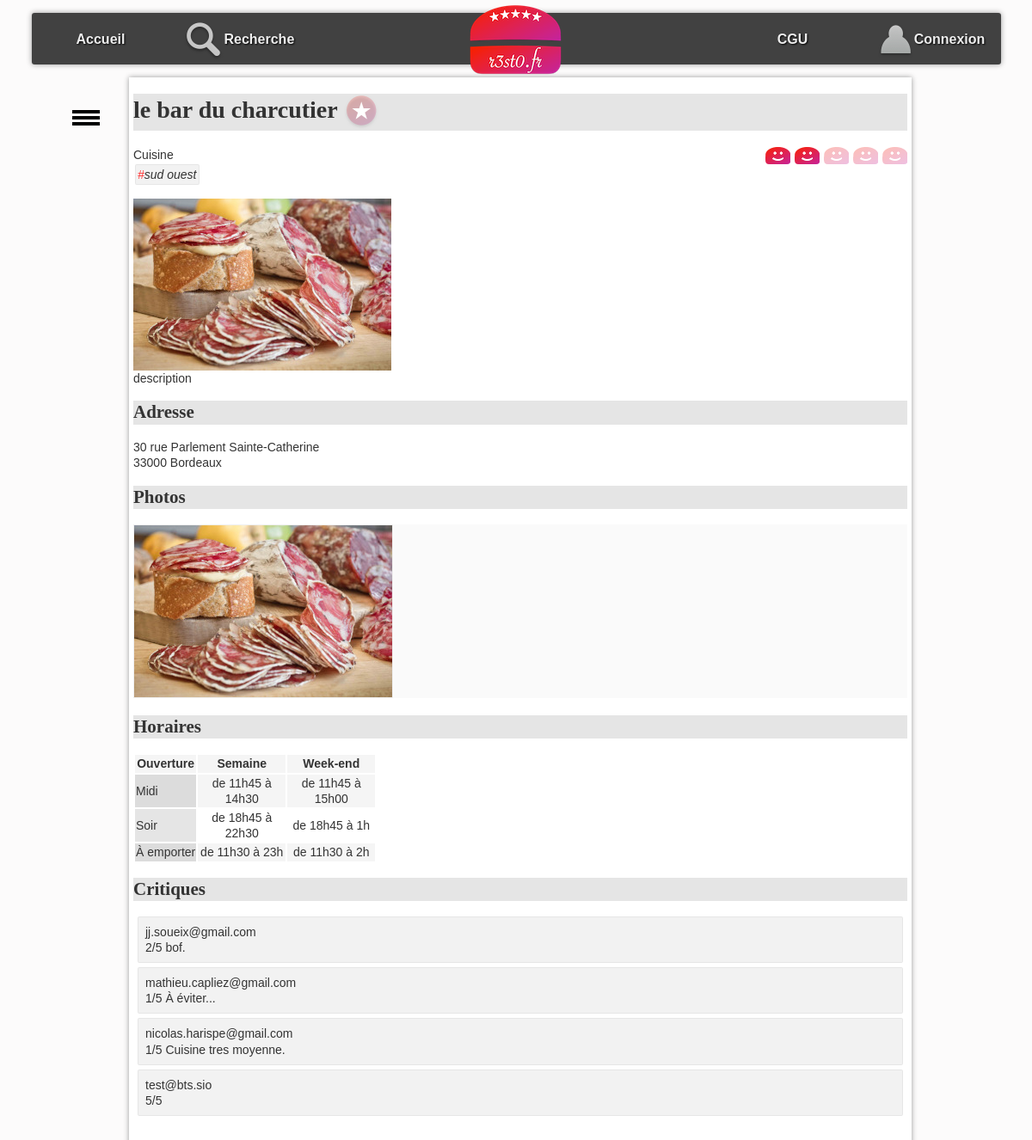
The app's page /?action=detail&idR=2 with its own data.
### tables this page shows
CREATE TABLE `resto` (
  `idR` bigint(20) NOT NULL,
  `nomR` varchar(255) DEFAULT NULL,
  `numAdrR` varchar(20) DEFAULT NULL,
  `voieAdrR` varchar(255) DEFAULT NULL,
  `cpR` char(5) DEFAULT NULL,
  `villeR` varchar(255) DEFAULT NULL,
  `latitudeDegR` float DEFAULT NULL,
  `longitudeDegR` float DEFAULT NULL,
  `descR` text,
  `horairesR` text
);

CREATE TABLE `typeCuisine` (
  `idTC` bigint(20) NOT NULL,
  `libelleTC` varchar(255) DEFAULT NULL
);

CREATE TABLE `photo` (
  `idP` bigint(20) NOT NULL,
  `cheminP` varchar(255) DEFAULT NULL,
  `idR` bigint(20) DEFAULT NULL
);

CREATE TABLE `critiquer` (
  `idR` bigint(20) NOT NULL,
  `mailU` varchar(150) NOT NULL,
  `note` int(11) DEFAULT NULL,
  `commentaire` varchar(4096) DEFAULT NULL
);

### controleur/detailResto.php (called while the page is built, shortened)
<?php
include_once "$racine/modele/bd.resto.inc.php";
include_once "$racine/modele/bd.typecuisine.inc.php";
include_once "$racine/modele/bd.photo.inc.php";
include_once "$racine/modele/bd.critiquer.inc.php";
include_once "$racine/modele/bd.aimer.inc.php";
$idR = $_GET["idR"];
$unResto = getRestoByIdR($idR);
$lesTypesCuisine = getTypesCuisineByIdR($idR);
$lesPhotos = getPhotosByIdR($idR);
$noteMoy = round(getNoteMoyenneByIdR($idR), 0);
$mailU = getMailULoggedOn();
$aimer = getAimerById($mailU, $idR);
$critiques = getCritiquerByIdR($idR);
include "$racine/vue/entete.html.php";
include "$racine/vue/vueDetailResto.php";
include "$racine/vue/pied.html.php";
?>

### index.php (called while the page is built, shortened)
<?php
include "getRacine.php";
if (isset($_GET["action"])){
    $action = $_GET["action"];
}
else{
    $action = "defaut";
}
$fichier = controleurPrincipal($action);
include "$racine/controleur/$fichier";
?>

### modele/bd.resto.inc.php (called while the page is built, shortened)
<?php
function getRestoByIdR($idR) {
    try {
        $cnx = connexionPDO();
        $req = $cnx->prepare("select * from resto where idR=:idR");
        $req->bindValue(':idR', $idR, PDO::PARAM_INT);
        $req->execute();
        $resultat = $req->fetch(PDO::FETCH_ASSOC);
    } catch (PDOException $e) {
        print "Erreur !: " . $e->getMessage();
        die();
    }
    return $resultat;
}
?>

### modele/bd.aimer.inc.php (called while the page is built, shortened)
<?php
function getAimerById($mailU, $idR){
    try {
        $cnx = connexionPDO();
        $req = $cnx->prepare("select * from aimer where mailU=:mailU and  idR=:idR");
        $req->bindValue(':idR', $idR, PDO::PARAM_INT);
        $req->bindValue(':mailU', $mailU, PDO::PARAM_STR);
        $req->execute();
        $resultat = $req->fetch(PDO::FETCH_ASSOC);
    } catch (PDOException $e) {
        print "Erreur !: " . $e->getMessage();
        die();
    }
    return $resultat;
}
?>

### modele/bd.critiquer.inc.php (called while the page is built, shortened)
<?php
function getCritiquerByIdR($idR) {
    $resultat = array();
    try {
        $cnx = connexionPDO();
        $req = $cnx->prepare("select * from critiquer where idR=:idR");
        $req->bindValue(':idR', $idR, PDO::PARAM_INT);
        $req->execute();
        $ligne = $req->fetch(PDO::FETCH_ASSOC);
        while ($ligne) {
            $resultat[] = $ligne;
            $ligne = $req->fetch(PDO::FETCH_ASSOC);
        }
    } catch (PDOException $e) {
        print "Erreur !: " . $e->getMessage();
        die();
    }
    return $resultat;
}
function getNoteMoyenneByIdR($idR) {
    $resultat = array();
    try {
        $cnx = connexionPDO();
        $req = $cnx->prepare("select avg(note) from critiquer where idR=:idR");
        $req->bindValue(':idR', $idR, PDO::PARAM_INT);
        $req->execute();
        $resultat = $req->fetch(PDO::FETCH_ASSOC);
    } catch (PDOException $e) {
        print "Erreur !: " . $e->getMessage();
        die();
    }
    if ($req->rowCount()>0){
        return $resultat["avg(note)"];
    }
    else{
        return 0;
    }
}
?>

### modele/bd.typecuisine.inc.php (called while the page is built, shortened)
<?php
function getTypesCuisineByIdR($idR){
    $resultat = array();
    try {
        $cnx = connexionPDO();
        $req = $cnx->prepare("select typeCuisine.* from typeCuisine,proposer where typeCuisine.idTC = proposer.idTC and proposer.idR = :idR");
        $req->bindValue(':idR', $idR, PDO::PARAM_INT);
        $req->execute();
        while ($ligne = $req->fetch(PDO::FETCH_ASSOC)) {
            $resultat[] = $ligne;
        }
    } catch (PDOException $e) {
        print "Erreur !: " . $e->getMessage();
        die();
    }
    return $resultat;
}
?>

### modele/bd.photo.inc.php (called while the page is built, shortened)
<?php
function getPhotosByIdR($idR) {
    $resultat = array();
    try {
        $cnx = connexionPDO();
        $req = $cnx->prepare("select * from photo where idR=:idR");
        $req->bindValue(':idR', $idR, PDO::PARAM_INT);
        $req->execute();
        $resultat = $req->fetchAll(PDO::FETCH_ASSOC);
    } catch (PDOException $e) {
        print "Erreur !: " . $e->getMessage();
        die();
    }
    return $resultat;
}
?>

### vue/vueDetailResto.php (the view, shortened to what this page needs)
<h1><?= $unResto['nomR']; ?>
    <?php if ($aimer != false) { ?>
        <a href="./?action=aimer&idR=<?= $unResto['idR']; ?>" ><img class="aimer" src="images/aime.png" alt="j'aime ce restaurant"></a>
    <?php } else { ?>
        <a href="./?action=aimer&idR=<?= $unResto['idR']; ?>" ><img class="aimer" src="images/aimepas.png" alt="je n'aime pas encore ce restaurant"></a>
    <?php } ?>
</h1>
<span id="note">
    <?php for ($i = 1; $i <= 5; $i++) { ?>
        <a class="aimer" href="./?action=noter&note=<?= $i ?>&idR=<?= $unResto['idR']; ?>" >
            <?php if ($i <= $noteMoy) { ?>
                <img class="note" src="images/like.png" alt="">
            <?php } else {
                ?>
                <img class="note" src="images/neutre.png" alt="line neutre">
            <?php } ?>
        </a>
    <?php } ?>
</span>
<section>
    Cuisine <br />
    <ul id="tagFood">
        <?php for ($j = 0; $j < count($lesTypesCuisine); $j++) { ?>
            <li class="tag"><span class="tag">#</span><?= $lesTypesCuisine[$j]["libelleTC"] ?></li>
        <?php } ?>
    </ul>
</section>
<p id="principal">
    <?php if (count($lesPhotos) > 0) { ?>
        <img src="photos/<?= $lesPhotos[0]["cheminP"] ?>" alt="photo du restaurant" />
    <?php } ?>
    <br />
    <?= $unResto['descR']; ?>
</p>
<h2 id="adresse">
    Adresse
</h2>
<p>
    <?= $unResto['numAdrR']; ?>
    <?= $unResto['voieAdrR']; ?><br />
    <?= $unResto['cpR']; ?>
    <?= $unResto['villeR']; ?>
</p>
<h2 id="photos">
    Photos
</h2>
<ul id="galerie">
    <?php for ($i = 0; $i < count($lesPhotos); $i++) { ?>
        <li> <img class="galerie" src="photos/<?= $lesPhotos[$i]["cheminP"] ?>" alt="" /></li>
    <?php } ?>
</ul>
<h2 id="horaires">
    Horaires
</h2>
<?= $unResto['horairesR']; ?>
<h2 id="crit">Critiques</h2>
<ul id="critiques">
    <?php for ($i = 0; $i < count($critiques); $i++) { ?>
        <li>
            <span>
                <?= $critiques[$i]["mailU"] ?>
            </span>
            <div>
                <span>
                    <?php
                    if ($critiques[$i]["note"]) {
                        echo $critiques[$i]["note"] . "/5";
                    }
                    ?>
                </span>
                <span><?= $critiques[$i]["commentaire"] ?> </span>
            </div>
        </li>
    <?php } ?>
</ul>

### css/base.css (style rules this page uses)
:root { --largeurPage: 900px; --largeurMenuCont : 200px; --margeCalc: calc((100% - var(--largeurPage)) / 2); --margeMenuHaut : 15px; --hauteurMenuGene:60px; --coulA1:#5A7694; --coulA2:#D7E5ED; --coulB1:#566459; --coulB2:#90974A; --coulC:#CDBCA0; --fondC:#fcfbfb; --padding_cote:5px; }
body { font-family: Arial; color : #333; font-size : 14px; line-height : 1.3; scroll-behavior: smooth; background-color : var(--fondC); }
a.aimer { text-decoration: none; }

### css/cgu.css (style rules this page uses)
h1,h2,h3,h4 { font-family: Futura; background-color : rgba(0,0,0,0.1); }
td.cell { text-align : center; width : 100px; }
td.label { background-color : rgba(0,0,0,0.1); }
tr:nth-child(odd) { background-color : rgb(245,245,245); }

### css/corps.css (style rules this page uses)
#tagFood { display:inline-block; padding-left : 0px; font-style: italic; margin : 0px; }
li.tag { display:inline-block; border:1px solid rgba(0,0,0,0.05); background-color:rgba(0,0,0,0.05); padding:2px; margin:2px; border-radius: 2px; }
span.tag { color:rgb(255,50,50); }
#galerie { margin-top : 0px; margin-bottom : 20px; padding-left : 0px; background-color : rgb(250,250,250); }
#galerie li { display : inline-block; }
img.note { padding-left : 1px; vertical-align : sub; }
img.galerie { border:1px solid rgb(239,239,239); }
#note { float : right; }
img.aimer { vertical-align : middle; }
#critiques { list-style-type : none; padding-left : 0px; }
#critiques>li { border:1px solid rgba(0,0,0,0.05); background-color:rgba(0,0,0,0.05); padding:8px; margin:5px; border-radius: 2px; }

### records on screen
resto: nomR "le bar du charcutier", descR "description", numAdrR "30", voieAdrR "rue Parlement Sainte-Catherine", cpR "33000", villeR "Bordeaux", horairesR "Ouverture Semaine Week-end Midi de 11h45 à 14h30 de 11h45 à 15h00 Soir de 18h45 à 22h30 de 18h45 à 1h À emporter de 11h30 à 23h de 11h30 à 2h"
typecuisine: libelleTC "sud ouest"
photo: cheminP (picture)
critiquer: mailU "jj.soueix@gmail.com", note "2", commentaire "bof."
critiquer: mailU "mathieu.capliez@gmail.com", note "1", commentaire "À éviter..."
critiquer: mailU "nicolas.harispe@gmail.com", note "1", commentaire "Cuisine tres moyenne."
critiquer: mailU "test@bts.sio", note "5"
